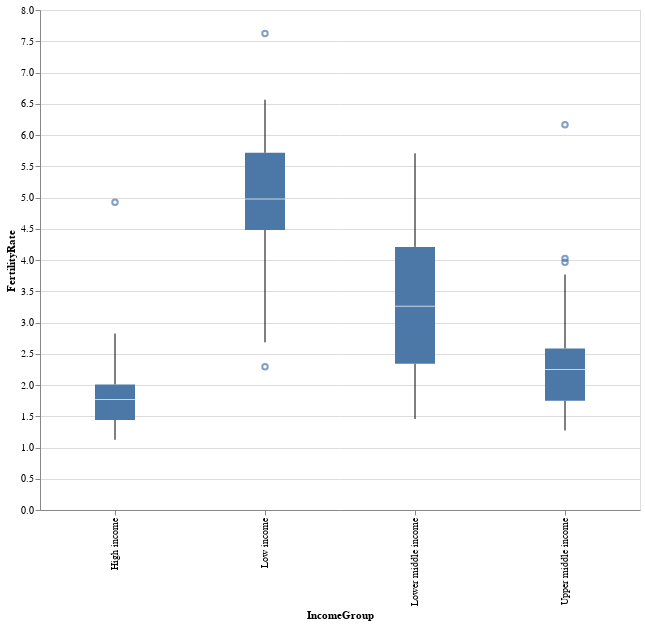

Write notebook code for a chart like this one.
### Code cell
alt_data.mark_boxplot(size=40).encode(
    x = alt.X('IncomeGroup'),
    y = alt.Y('FertilityRate'),
    tooltip = 'CountryName'
).properties(
    width=600,
    height=500
)

### Figure 1 — Vega-Lite specification as saved in the notebook (floating-point values rounded to 4 significant figures; data arrays with more than 128 entries replaced by an {"elided": "..."} marker saying what was removed)
{"config": {"view": {"continuousWidth": 400, "continuousHeight": 300}}, "data": {"name": "data-55a25a30c5886a20c3f2526e7d645384"}, "mark": {"type": "boxplot", "size": 40}, "encoding": {"tooltip": {"type": "nominal", "field": "CountryName"}, "x": {"type": "nominal", "field": "IncomeGroup"}, "y": {"type": "quantitative", "field": "FertilityRate"}}, "height": 500, "width": 600, "$schema": "https://vega.github.io/schema/vega-lite/v4.8.1.json", "datasets": {"data-55a25a30c5886a20c3f2526e7d645384": {"elided": "187 records"}}}
